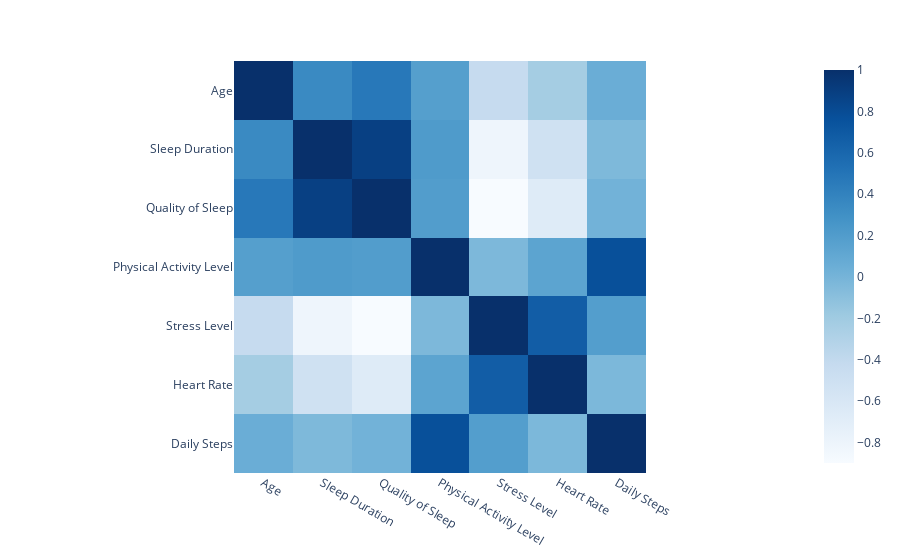

Notebook cell for this chart:
### Markdown cell above
As compared to male counterparts, Females have more sleep disorder. And, "Insomnia" is less found in Female but more in Male and "Sleep Apnea" is more in Female compared to Males

### Code cell
corr_df=df[numeric_cols].corr()
px.imshow(corr_df, color_continuous_scale='Blues')

### Figure 1 — Plotly figure (JSON) as saved in the notebook; plotly's stock layout.template omitted (floating-point values rounded to 4 significant figures)
{"data": [{"coloraxis": "coloraxis", "hovertemplate": "x: %{x}<br>y: %{y}<br>color: %{z}<extra></extra>", "name": "0", "type": "heatmap", "x": ["Age", "Sleep Duration", "Quality of Sleep", "Physical Activity Level", "Stress Level", "Heart Rate", "Daily Steps"], "xaxis": "x", "y": ["Age", "Sleep Duration", "Quality of Sleep", "Physical Activity Level", "Stress Level", "Heart Rate", "Daily Steps"], "yaxis": "y", "z": [[1, 0.3447, 0.4737, 0.179, -0.4223, -0.2256, 0.05797], [0.3447, 1, 0.8832, 0.2124, -0.811, -0.5165, -0.03953], [0.4737, 0.8832, 1, 0.1929, -0.8988, -0.6599, 0.01679], [0.179, 0.2124, 0.1929, 1, -0.03413, 0.137, 0.7727], [-0.4223, -0.811, -0.8988, -0.03413, 1, 0.67, 0.1868], [-0.2256, -0.5165, -0.6599, 0.137, 0.67, 1, -0.03031], [0.05797, -0.03953, 0.01679, 0.7727, 0.1868, -0.03031, 1]]}], "layout": {"coloraxis": {"colorscale": [[0, "rgb(247,251,255)"], [0.125, "rgb(222,235,247)"], [0.25, "rgb(198,219,239)"], [0.375, "rgb(158,202,225)"], [0.5, "rgb(107,174,214)"], [0.625, "rgb(66,146,198)"], [0.75, "rgb(33,113,181)"], [0.875, "rgb(8,81,156)"], [1, "rgb(8,48,107)"]]}, "margin": {"t": 60}, "xaxis": {"anchor": "y", "constrain": "domain", "domain": [0, 1], "scaleanchor": "y"}, "yaxis": {"anchor": "x", "autorange": "reversed", "constrain": "domain", "domain": [0, 1]}}}
